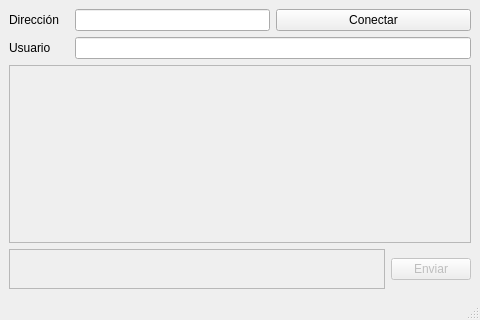
<?xml version="1.0" encoding="UTF-8"?>
<ui version="4.0">
 <class>ClientWindow</class>
 <widget class="QMainWindow" name="ClientWindow">
  <property name="geometry">
   <rect>
    <x>0</x>
    <y>0</y>
    <width>480</width>
    <height>320</height>
   </rect>
  </property>
  <property name="minimumSize">
   <size>
    <width>480</width>
    <height>320</height>
   </size>
  </property>
  <property name="maximumSize">
   <size>
    <width>480</width>
    <height>320</height>
   </size>
  </property>
  <property name="windowTitle">
   <string>dsconvo client</string>
  </property>
  <widget class="QWidget" name="centralwidget">
   <layout class="QVBoxLayout" name="verticalLayout_2">
    <item>
     <layout class="QVBoxLayout" name="mainLayout">
      <item>
       <layout class="QHBoxLayout" name="connectLayout">
        <item>
         <widget class="QLabel" name="addressLabel">
          <property name="sizePolicy">
           <sizepolicy hsizetype="Preferred" vsizetype="Preferred">
            <horstretch>0</horstretch>
            <verstretch>0</verstretch>
           </sizepolicy>
          </property>
          <property name="minimumSize">
           <size>
            <width>60</width>
            <height>0</height>
           </size>
          </property>
          <property name="styleSheet">
           <string notr="true"/>
          </property>
          <property name="text">
           <string>Dirección</string>
          </property>
         </widget>
        </item>
        <item>
         <widget class="QLineEdit" name="addressLineEdit">
          <property name="sizePolicy">
           <sizepolicy hsizetype="Expanding" vsizetype="Fixed">
            <horstretch>0</horstretch>
            <verstretch>0</verstretch>
           </sizepolicy>
          </property>
          <property name="minimumSize">
           <size>
            <width>0</width>
            <height>0</height>
           </size>
          </property>
          <property name="text">
           <string/>
          </property>
         </widget>
        </item>
        <item>
         <widget class="QPushButton" name="connectPushButton">
          <property name="sizePolicy">
           <sizepolicy hsizetype="Expanding" vsizetype="Fixed">
            <horstretch>0</horstretch>
            <verstretch>0</verstretch>
           </sizepolicy>
          </property>
          <property name="text">
           <string>Conectar</string>
          </property>
         </widget>
        </item>
       </layout>
      </item>
      <item>
       <layout class="QHBoxLayout" name="nameLayout">
        <item>
         <widget class="QLabel" name="nameLabel">
          <property name="minimumSize">
           <size>
            <width>60</width>
            <height>0</height>
           </size>
          </property>
          <property name="text">
           <string>Usuario</string>
          </property>
         </widget>
        </item>
        <item>
         <widget class="QLineEdit" name="nameLineEdit"/>
        </item>
       </layout>
      </item>
      <item>
       <layout class="QHBoxLayout" name="recvLayout">
        <item>
         <widget class="QPlainTextEdit" name="recvPlainTextEdit">
          <property name="enabled">
           <bool>false</bool>
          </property>
         </widget>
        </item>
       </layout>
      </item>
      <item>
       <layout class="QHBoxLayout" name="sendLayout">
        <item>
         <widget class="QTextEdit" name="sendTextEdit">
          <property name="enabled">
           <bool>false</bool>
          </property>
          <property name="sizePolicy">
           <sizepolicy hsizetype="Expanding" vsizetype="Maximum">
            <horstretch>0</horstretch>
            <verstretch>0</verstretch>
           </sizepolicy>
          </property>
          <property name="minimumSize">
           <size>
            <width>0</width>
            <height>0</height>
           </size>
          </property>
          <property name="maximumSize">
           <size>
            <width>16777215</width>
            <height>40</height>
           </size>
          </property>
         </widget>
        </item>
        <item>
         <widget class="QPushButton" name="sendPushButton">
          <property name="enabled">
           <bool>false</bool>
          </property>
          <property name="text">
           <string>Enviar</string>
          </property>
         </widget>
        </item>
       </layout>
      </item>
     </layout>
    </item>
   </layout>
  </widget>
  <widget class="QMenuBar" name="menubar">
   <property name="geometry">
    <rect>
     <x>0</x>
     <y>0</y>
     <width>480</width>
     <height>20</height>
    </rect>
   </property>
  </widget>
  <widget class="QStatusBar" name="statusbar"/>
 </widget>
 <resources/>
 <connections/>
</ui>
